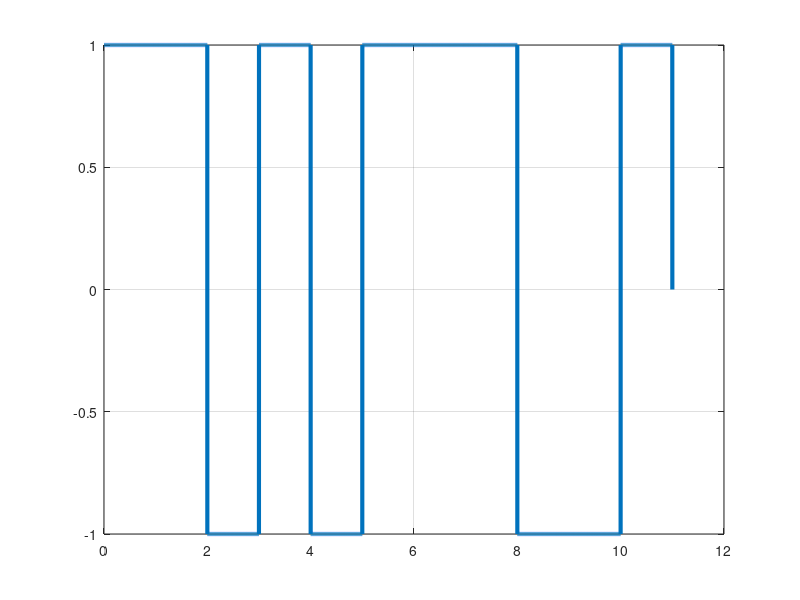

The MATLAB script that drew this image:
clear;
clc;

bits = [1 1 0 1 0 1 1 1 0 0 1];
bitrate = 1;
T = length(bits)/bitrate;
n = 1000;
N = n*length(bits);
dt = T/N;
t = 0:dt:T;
x = zeros(1,length(t));
for i = 0:length(bits)-1
    if(bits(i+1)) == 1
        x(i*n+1:(i+1)*n) = 1;
    else
        x(i*n+1:(i+1)*n) = -1;
    end
end

plot(t,x,'LineWidth',3);
grid on;
a = x;
x = 0;
for i=1:length(t)
    if t(i)>x
        x = x + 1;
        if(a(i)==1)
            ans_bits(x) = a(i);
        else
            ans_bits(x) = 0;
        end
    end
end
disp('NRZ-L Decoding: ')
disp(ans_bits)